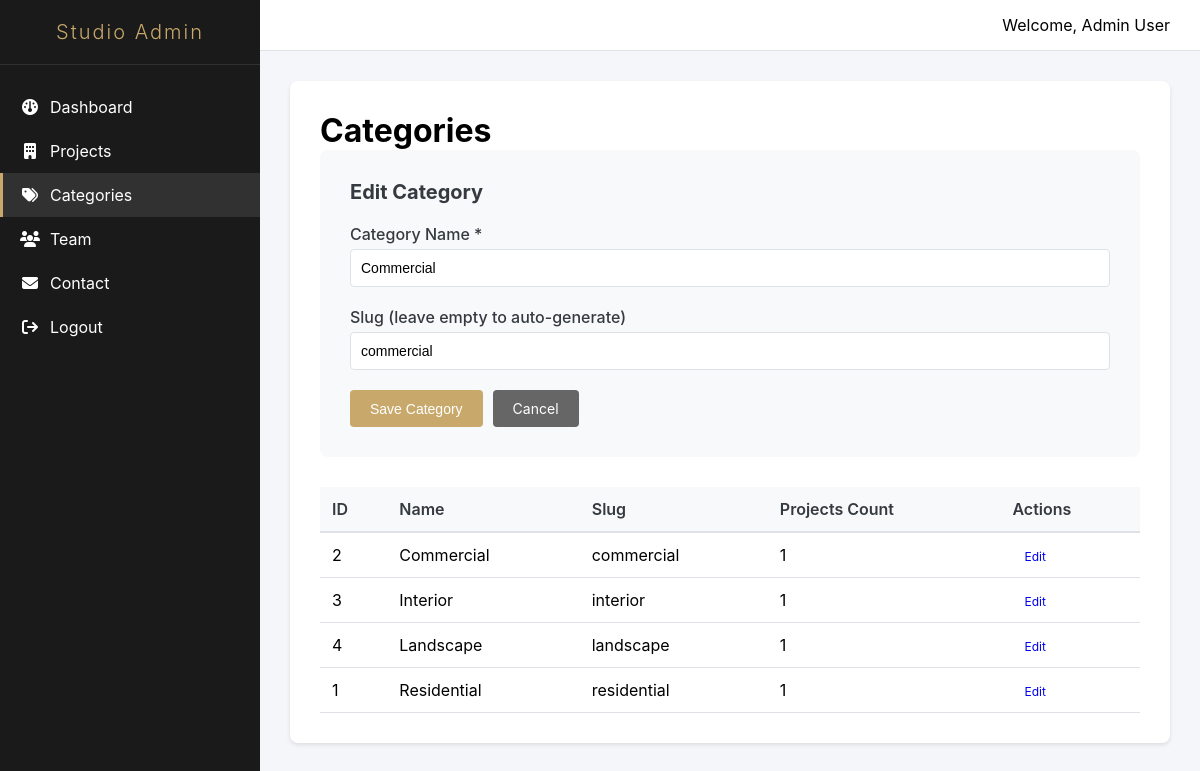
The app's page /admin/categories.php?edit=2 (signed in) with its own data.
### tables this page shows
CREATE TABLE categories (
    id INT AUTO_INCREMENT PRIMARY KEY,
    name VARCHAR(50) NOT NULL UNIQUE,
    slug VARCHAR(50) NOT NULL UNIQUE,
    created_at TIMESTAMP DEFAULT CURRENT_TIMESTAMP
);

### admin/categories.php (the view, shortened to what this page needs)
<?php
$db = Database::getInstance()->getConnection();
$editCategory = null;
if (isset($_GET['edit'])) {
    $stmt = $db->prepare("SELECT * FROM categories WHERE id = ?");
    $stmt->execute([(int)$_GET['edit']]);
    $editCategory = $stmt->fetch();
}
$categories = $db->query("SELECT * FROM categories ORDER BY name")->fetchAll();
include __DIR__ . '/includes/header.php';
?>
<div class="admin-content">
    <h1>Categories</h1>
    <div class="form-container">
        <h2><?php echo $editCategory ? 'Edit Category' : 'Add New Category'; ?></h2>
        <form method="POST">
            <div class="form-group">
                <label for="name">Category Name *</label>
                <input type="text" id="name" name="name" required
                       value="<?php echo $editCategory ? $editCategory['name'] : ''; ?>">
            </div>
            <div class="form-group">
                <label for="slug">Slug (leave empty to auto-generate)</label>
                <input type="text" id="slug" name="slug"
                       value="<?php echo $editCategory ? $editCategory['slug'] : ''; ?>">
            </div>
            <div class="form-actions">
                <button type="submit" class="btn-primary">Save Category</button>
                <?php if ($editCategory): ?>
                <a href="categories.php" class="btn-secondary">Cancel</a>
                <?php endif; ?>
            </div>
        </form>
    </div>
    <table class="data-table">
        <thead>
            <tr>
                <th>ID</th>
                <th>Name</th>
                <th>Slug</th>
                <th>Projects Count</th>
                <th>Actions</th>
            </tr>
        </thead>
        <tbody>
            <?php foreach ($categories as $category): ?>
            <?php
            $stmt = $db->prepare("SELECT COUNT(*) FROM projects WHERE category_id = ?");
            $stmt->execute([$category['id']]);
            $projectCount = $stmt->fetchColumn();
            ?>
            <tr>
                <td><?php echo $category['id']; ?></td>
                <td><?php echo $category['name']; ?></td>
                <td><?php echo $category['slug']; ?></td>
                <td><?php echo $projectCount; ?></td>
                <td class="actions">
                    <a href="?edit=<?php echo $category['id']; ?>" class="btn-small">Edit</a>
                </td>
            </tr>
            <?php endforeach; ?>
        </tbody>
    </table>
</div>
<?php include __DIR__ . '/includes/footer.php'; ?>

### assets/css/admin.css (style rules this page uses)
:root { --primary: #1a1a1a; --secondary: #666666; --accent: #c9a96b; --success: #28a745; --danger: #dc3545; --warning: #ffc107; --light: #f8f9fa; --dark: #343a40; --border: #dee2e6; }
* { margin: 0; padding: 0; box-sizing: border-box; }
body { font-family: -apple-system, BlinkMacSystemFont, 'Segoe UI', Roboto, Oxygen, Ubuntu, sans-serif; background: #f4f6f9; }
.admin-content { background: #fff; border-radius: 8px; padding: 30px; box-shadow: 0 2px 4px rgba(0,0,0,0.1); }
.form-container { background: var(--light); padding: 30px; border-radius: 8px; margin-bottom: 30px; }
.form-container h2 { margin-bottom: 20px; color: var(--dark); font-size: 20px; }
.form-group { margin-bottom: 20px; }
.form-group label { display: block; margin-bottom: 5px; font-weight: 500; color: var(--dark); }
.form-group input[type="text"], .form-group input[type="email"], .form-group input[type="number"], .form-group input[type="password"], .form-group select, .form-group textarea { width: 100%; padding: 10px; border: 1px solid var(--border); border-radius: 4px; font-size: 14px; transition: border-color 0.3s; }
.form-actions { display: flex; gap: 10px; margin-top: 20px; }
.btn-primary, .btn-secondary, .btn-danger { padding: 10px 20px; border: none; border-radius: 4px; font-size: 14px; cursor: pointer; text-decoration: none; display: inline-block; transition: all 0.3s; }
.btn-primary { background: var(--accent); color: #fff; }
.btn-secondary { background: var(--secondary); color: #fff; }
.btn-small { padding: 5px 10px; font-size: 12px; border-radius: 3px; text-decoration: none; margin: 0 2px; }
.data-table { width: 100%; border-collapse: collapse; margin-top: 20px; }
.data-table thead { background: var(--light); }
.data-table th { padding: 12px; text-align: left; font-weight: 600; color: var(--dark); border-bottom: 2px solid var(--border); }
.data-table td { padding: 12px; border-bottom: 1px solid var(--border); }
.data-table .actions { white-space: nowrap; }

### records on screen
categories: name "Commercial", slug "commercial", id "2", projectCount "1"
categories: id "3", name "Interior", slug "interior", projectCount "1"
categories: id "4", name "Landscape", slug "landscape", projectCount "1"
categories: id "1", name "Residential", slug "residential", projectCount "1"

### other values on screen
$_SESSION['user_name'] "Admin User"
